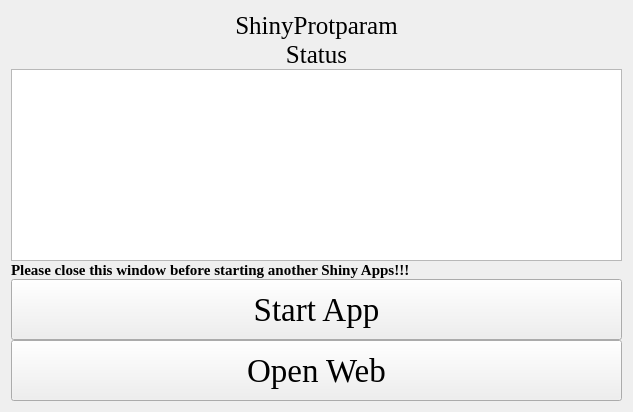
<?xml version="1.0" encoding="UTF-8"?>
<ui version="4.0">
 <class>Form</class>
 <widget class="QWidget" name="Form">
  <property name="geometry">
   <rect>
    <x>0</x>
    <y>0</y>
    <width>633</width>
    <height>412</height>
   </rect>
  </property>
  <property name="windowTitle">
   <string>Form</string>
  </property>
  <property name="styleSheet">
   <string notr="true">background-image: url(D:/tools/Pycharm/pyqt/logo/green_back.png);</string>
  </property>
  <layout class="QGridLayout" name="gridLayout_4">
   <property name="verticalSpacing">
    <number>0</number>
   </property>
   <item row="0" column="0">
    <layout class="QGridLayout" name="gridLayout_5">
     <property name="verticalSpacing">
      <number>0</number>
     </property>
     <item row="0" column="0" colspan="3">
      <widget class="QLabel" name="label">
       <property name="sizePolicy">
        <sizepolicy hsizetype="Preferred" vsizetype="Fixed">
         <horstretch>0</horstretch>
         <verstretch>0</verstretch>
        </sizepolicy>
       </property>
       <property name="font">
        <font>
         <family>Times New Roman</family>
         <pointsize>19</pointsize>
        </font>
       </property>
       <property name="text">
        <string>ShinyProtparam</string>
       </property>
       <property name="alignment">
        <set>Qt::AlignCenter</set>
       </property>
      </widget>
     </item>
     <item row="3" column="0" colspan="3">
      <widget class="QLabel" name="label_4">
       <property name="sizePolicy">
        <sizepolicy hsizetype="Preferred" vsizetype="Fixed">
         <horstretch>0</horstretch>
         <verstretch>0</verstretch>
        </sizepolicy>
       </property>
       <property name="font">
        <font>
         <family>Times New Roman</family>
         <pointsize>19</pointsize>
        </font>
       </property>
       <property name="text">
        <string>Status</string>
       </property>
       <property name="alignment">
        <set>Qt::AlignCenter</set>
       </property>
      </widget>
     </item>
     <item row="5" column="0" rowspan="2" colspan="3">
      <widget class="QTextBrowser" name="textBrowser">
       <property name="styleSheet">
        <string notr="true">background-image: url(D:/Documents/Desktop/white.png)</string>
       </property>
      </widget>
     </item>
     <item row="7" column="0" colspan="3">
      <widget class="QLabel" name="label_3">
       <property name="sizePolicy">
        <sizepolicy hsizetype="Preferred" vsizetype="Fixed">
         <horstretch>0</horstretch>
         <verstretch>0</verstretch>
        </sizepolicy>
       </property>
       <property name="font">
        <font>
         <family>Times New Roman</family>
         <pointsize>11</pointsize>
         <weight>75</weight>
         <bold>true</bold>
        </font>
       </property>
       <property name="text">
        <string>Please close this window before starting another Shiny Apps!!!</string>
       </property>
      </widget>
     </item>
     <item row="8" column="0" colspan="3">
      <widget class="QPushButton" name="pushButton">
       <property name="sizePolicy">
        <sizepolicy hsizetype="Preferred" vsizetype="Preferred">
         <horstretch>0</horstretch>
         <verstretch>0</verstretch>
        </sizepolicy>
       </property>
       <property name="font">
        <font>
         <family>Times New Roman</family>
         <pointsize>25</pointsize>
        </font>
       </property>
       <property name="text">
        <string>Start App</string>
       </property>
      </widget>
     </item>
     <item row="9" column="0" colspan="3">
      <widget class="QPushButton" name="pushButton_2">
       <property name="sizePolicy">
        <sizepolicy hsizetype="Preferred" vsizetype="Preferred">
         <horstretch>0</horstretch>
         <verstretch>0</verstretch>
        </sizepolicy>
       </property>
       <property name="font">
        <font>
         <family>Times New Roman</family>
         <pointsize>25</pointsize>
        </font>
       </property>
       <property name="text">
        <string>Open Web</string>
       </property>
      </widget>
     </item>
    </layout>
   </item>
  </layout>
 </widget>
 <resources/>
 <connections/>
</ui>
